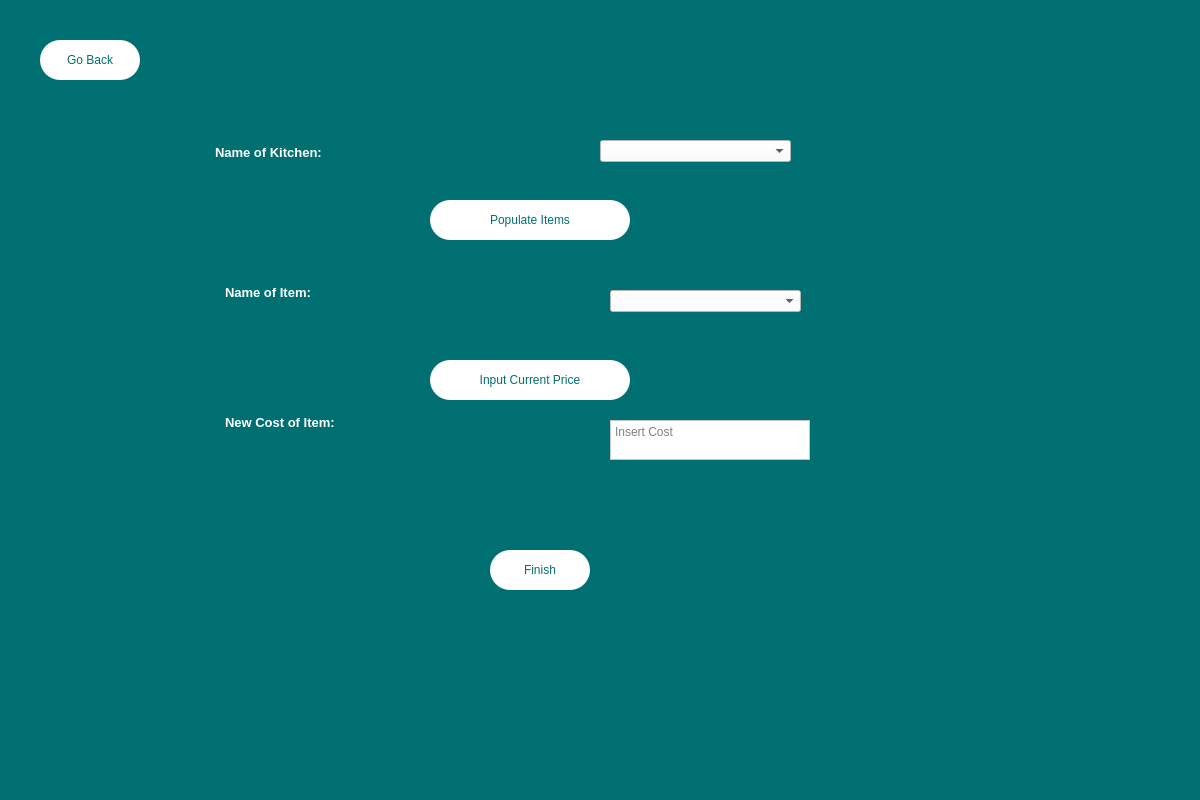
<?xml version="1.0" encoding="UTF-8"?>
<ui version="4.0">
 <class>Dialog</class>
 <widget class="QDialog" name="Dialog">
  <property name="geometry">
   <rect>
    <x>0</x>
    <y>0</y>
    <width>1200</width>
    <height>800</height>
   </rect>
  </property>
  <property name="windowTitle">
   <string>Dialog</string>
  </property>
  <widget class="QWidget" name="widget" native="true">
   <property name="geometry">
    <rect>
     <x>0</x>
     <y>0</y>
     <width>1200</width>
     <height>800</height>
    </rect>
   </property>
   <property name="styleSheet">
    <string notr="true">background-color:rgb(0, 111, 113);
font: 87 12pt &quot;Arial Black&quot;;
color: rgb(255, 255, 255);</string>
   </property>
   <widget class="QPushButton" name="returnBTN">
    <property name="geometry">
     <rect>
      <x>40</x>
      <y>40</y>
      <width>100</width>
      <height>40</height>
     </rect>
    </property>
    <property name="styleSheet">
     <string notr="true">background-color: rgb(255, 255, 255);border-radius:20px;
color:rgb(0, 111, 113);</string>
    </property>
    <property name="text">
     <string>Go Back</string>
    </property>
   </widget>
   <widget class="QTextBrowser" name="textBrowser">
    <property name="geometry">
     <rect>
      <x>220</x>
      <y>280</y>
      <width>211</width>
      <height>40</height>
     </rect>
    </property>
    <property name="styleSheet">
     <string notr="true">background-color: rgba(255, 255, 255, 0);</string>
    </property>
    <property name="html">
     <string>&lt;!DOCTYPE HTML PUBLIC &quot;-//W3C//DTD HTML 4.0//EN&quot; &quot;http://www.w3.org/TR/REC-html40/strict.dtd&quot;&gt;
&lt;html&gt;&lt;head&gt;&lt;meta name=&quot;qrichtext&quot; content=&quot;1&quot; /&gt;&lt;style type=&quot;text/css&quot;&gt;
p, li { white-space: pre-wrap; }
&lt;/style&gt;&lt;/head&gt;&lt;body style=&quot; font-family:'Arial Black'; font-size:12pt; font-weight:80; font-style:normal;&quot;&gt;
&lt;p style=&quot; margin-top:0px; margin-bottom:0px; margin-left:0px; margin-right:0px; -qt-block-indent:0; text-indent:0px;&quot;&gt;&lt;span style=&quot; font-family:'MS Shell Dlg 2'; font-size:10pt; font-weight:600;&quot;&gt;Name of Item:&lt;/span&gt;&lt;/p&gt;&lt;/body&gt;&lt;/html&gt;</string>
    </property>
   </widget>
   <widget class="QTextBrowser" name="textBrowser_3">
    <property name="geometry">
     <rect>
      <x>220</x>
      <y>410</y>
      <width>221</width>
      <height>51</height>
     </rect>
    </property>
    <property name="styleSheet">
     <string notr="true">background-color: rgba(255, 255, 255, 0);</string>
    </property>
    <property name="html">
     <string>&lt;!DOCTYPE HTML PUBLIC &quot;-//W3C//DTD HTML 4.0//EN&quot; &quot;http://www.w3.org/TR/REC-html40/strict.dtd&quot;&gt;
&lt;html&gt;&lt;head&gt;&lt;meta name=&quot;qrichtext&quot; content=&quot;1&quot; /&gt;&lt;style type=&quot;text/css&quot;&gt;
p, li { white-space: pre-wrap; }
&lt;/style&gt;&lt;/head&gt;&lt;body style=&quot; font-family:'Arial Black'; font-size:12pt; font-weight:80; font-style:normal;&quot;&gt;
&lt;p style=&quot; margin-top:0px; margin-bottom:0px; margin-left:0px; margin-right:0px; -qt-block-indent:0; text-indent:0px;&quot;&gt;&lt;span style=&quot; font-family:'MS Shell Dlg 2'; font-size:10pt; font-weight:600;&quot;&gt;New Cost of Item:&lt;/span&gt;&lt;/p&gt;&lt;/body&gt;&lt;/html&gt;</string>
    </property>
   </widget>
   <widget class="QTextEdit" name="textCost">
    <property name="geometry">
     <rect>
      <x>610</x>
      <y>420</y>
      <width>200</width>
      <height>40</height>
     </rect>
    </property>
    <property name="styleSheet">
     <string notr="true">background-color: rgb(255, 255, 255);
color: rgb(0, 0, 0);</string>
    </property>
    <property name="html">
     <string>&lt;!DOCTYPE HTML PUBLIC &quot;-//W3C//DTD HTML 4.0//EN&quot; &quot;http://www.w3.org/TR/REC-html40/strict.dtd&quot;&gt;
&lt;html&gt;&lt;head&gt;&lt;meta name=&quot;qrichtext&quot; content=&quot;1&quot; /&gt;&lt;style type=&quot;text/css&quot;&gt;
p, li { white-space: pre-wrap; }
&lt;/style&gt;&lt;/head&gt;&lt;body style=&quot; font-family:'Arial Black'; font-size:12pt; font-weight:80; font-style:normal;&quot;&gt;
&lt;p style=&quot;-qt-paragraph-type:empty; margin-top:0px; margin-bottom:0px; margin-left:0px; margin-right:0px; -qt-block-indent:0; text-indent:0px; font-family:'MS Shell Dlg 2'; font-size:7.8pt; font-weight:400;&quot;&gt;&lt;br /&gt;&lt;/p&gt;&lt;/body&gt;&lt;/html&gt;</string>
    </property>
    <property name="placeholderText">
     <string>Insert Cost</string>
    </property>
   </widget>
   <widget class="QPushButton" name="finishBTN">
    <property name="geometry">
     <rect>
      <x>490</x>
      <y>550</y>
      <width>100</width>
      <height>40</height>
     </rect>
    </property>
    <property name="styleSheet">
     <string notr="true">background-color: rgb(255, 255, 255);border-radius:20px;
color:rgb(0, 111, 113);</string>
    </property>
    <property name="text">
     <string>Finish</string>
    </property>
   </widget>
   <widget class="QComboBox" name="kitchenBox">
    <property name="geometry">
     <rect>
      <x>600</x>
      <y>140</y>
      <width>191</width>
      <height>22</height>
     </rect>
    </property>
    <property name="styleSheet">
     <string notr="true">background-color: rgb(255, 255, 255);
color: rgb(0, 0, 0);</string>
    </property>
   </widget>
   <widget class="QPushButton" name="fillBTN">
    <property name="geometry">
     <rect>
      <x>430</x>
      <y>200</y>
      <width>200</width>
      <height>40</height>
     </rect>
    </property>
    <property name="styleSheet">
     <string notr="true">background-color: rgb(255, 255, 255);border-radius:20px;
color:rgb(0, 111, 113);</string>
    </property>
    <property name="text">
     <string>Populate Items</string>
    </property>
   </widget>
   <widget class="QTextBrowser" name="textBrowser_2">
    <property name="geometry">
     <rect>
      <x>210</x>
      <y>140</y>
      <width>211</width>
      <height>40</height>
     </rect>
    </property>
    <property name="styleSheet">
     <string notr="true">background-color: rgba(255, 255, 255, 0);</string>
    </property>
    <property name="html">
     <string>&lt;!DOCTYPE HTML PUBLIC &quot;-//W3C//DTD HTML 4.0//EN&quot; &quot;http://www.w3.org/TR/REC-html40/strict.dtd&quot;&gt;
&lt;html&gt;&lt;head&gt;&lt;meta name=&quot;qrichtext&quot; content=&quot;1&quot; /&gt;&lt;style type=&quot;text/css&quot;&gt;
p, li { white-space: pre-wrap; }
&lt;/style&gt;&lt;/head&gt;&lt;body style=&quot; font-family:'Arial Black'; font-size:12pt; font-weight:80; font-style:normal;&quot;&gt;
&lt;p style=&quot; margin-top:0px; margin-bottom:0px; margin-left:0px; margin-right:0px; -qt-block-indent:0; text-indent:0px;&quot;&gt;&lt;span style=&quot; font-family:'MS Shell Dlg 2'; font-size:10pt; font-weight:600;&quot;&gt;Name of Kitchen:&lt;/span&gt;&lt;/p&gt;&lt;/body&gt;&lt;/html&gt;</string>
    </property>
   </widget>
   <widget class="QComboBox" name="itemBox">
    <property name="geometry">
     <rect>
      <x>610</x>
      <y>290</y>
      <width>191</width>
      <height>22</height>
     </rect>
    </property>
    <property name="styleSheet">
     <string notr="true">background-color: rgb(255, 255, 255);
color: rgb(0, 0, 0);</string>
    </property>
   </widget>
   <widget class="QPushButton" name="fillPriceBTN">
    <property name="geometry">
     <rect>
      <x>430</x>
      <y>360</y>
      <width>200</width>
      <height>40</height>
     </rect>
    </property>
    <property name="styleSheet">
     <string notr="true">background-color: rgb(255, 255, 255);border-radius:20px;
color:rgb(0, 111, 113);</string>
    </property>
    <property name="text">
     <string>Input Current Price</string>
    </property>
   </widget>
  </widget>
 </widget>
 <resources/>
 <connections/>
</ui>
